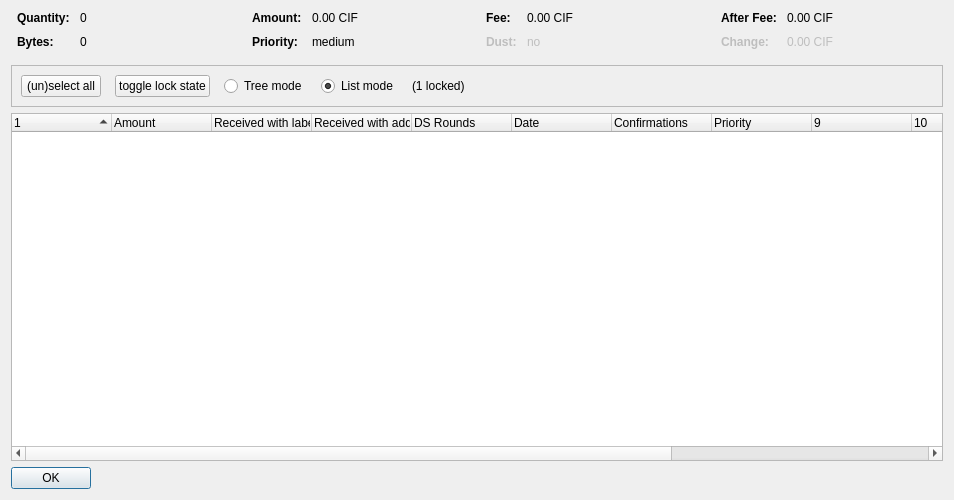
<?xml version="1.0" encoding="UTF-8"?>
<ui version="4.0">
 <class>CoinControlDialog</class>
 <widget class="QDialog" name="CoinControlDialog">
  <property name="geometry">
   <rect>
    <x>0</x>
    <y>0</y>
    <width>954</width>
    <height>500</height>
   </rect>
  </property>
  <property name="windowTitle">
   <string>Coin Selection</string>
  </property>
  <layout class="QVBoxLayout" name="verticalLayout">
   <item>
    <layout class="QHBoxLayout" name="horizontalLayoutTop" stretch="0,0,0,0">
     <property name="topMargin">
      <number>0</number>
     </property>
     <property name="bottomMargin">
      <number>10</number>
     </property>
     <item>
      <layout class="QFormLayout" name="formLayoutCoinControl1">
       <property name="horizontalSpacing">
        <number>10</number>
       </property>
       <property name="verticalSpacing">
        <number>10</number>
       </property>
       <property name="leftMargin">
        <number>6</number>
       </property>
       <property name="rightMargin">
        <number>6</number>
       </property>
       <item row="0" column="0">
        <widget class="QLabel" name="labelCoinControlQuantityText">
         <property name="font">
          <font>
           <weight>75</weight>
           <bold>true</bold>
          </font>
         </property>
         <property name="text">
          <string>Quantity:</string>
         </property>
        </widget>
       </item>
       <item row="0" column="1">
        <widget class="QLabel" name="labelCoinControlQuantity">
         <property name="cursor">
          <cursorShape>IBeamCursor</cursorShape>
         </property>
         <property name="contextMenuPolicy">
          <enum>Qt::ActionsContextMenu</enum>
         </property>
         <property name="text">
          <string notr="true">0</string>
         </property>
         <property name="textInteractionFlags">
          <set>Qt::LinksAccessibleByMouse|Qt::TextSelectableByKeyboard|Qt::TextSelectableByMouse</set>
         </property>
        </widget>
       </item>
       <item row="1" column="0">
        <widget class="QLabel" name="labelCoinControlBytesText">
         <property name="font">
          <font>
           <weight>75</weight>
           <bold>true</bold>
          </font>
         </property>
         <property name="text">
          <string>Bytes:</string>
         </property>
        </widget>
       </item>
       <item row="1" column="1">
        <widget class="QLabel" name="labelCoinControlBytes">
         <property name="cursor">
          <cursorShape>IBeamCursor</cursorShape>
         </property>
         <property name="contextMenuPolicy">
          <enum>Qt::ActionsContextMenu</enum>
         </property>
         <property name="text">
          <string notr="true">0</string>
         </property>
         <property name="textInteractionFlags">
          <set>Qt::LinksAccessibleByMouse|Qt::TextSelectableByKeyboard|Qt::TextSelectableByMouse</set>
         </property>
        </widget>
       </item>
      </layout>
     </item>
     <item>
      <layout class="QFormLayout" name="formLayoutCoinControl2">
       <property name="horizontalSpacing">
        <number>10</number>
       </property>
       <property name="verticalSpacing">
        <number>10</number>
       </property>
       <property name="leftMargin">
        <number>6</number>
       </property>
       <property name="rightMargin">
        <number>6</number>
       </property>
       <item row="0" column="0">
        <widget class="QLabel" name="labelCoinControlAmountText">
         <property name="font">
          <font>
           <weight>75</weight>
           <bold>true</bold>
          </font>
         </property>
         <property name="text">
          <string>Amount:</string>
         </property>
        </widget>
       </item>
       <item row="0" column="1">
        <widget class="QLabel" name="labelCoinControlAmount">
         <property name="cursor">
          <cursorShape>IBeamCursor</cursorShape>
         </property>
         <property name="contextMenuPolicy">
          <enum>Qt::ActionsContextMenu</enum>
         </property>
         <property name="text">
          <string notr="true">0.00 CIF</string>
         </property>
         <property name="textInteractionFlags">
          <set>Qt::LinksAccessibleByMouse|Qt::TextSelectableByKeyboard|Qt::TextSelectableByMouse</set>
         </property>
        </widget>
       </item>
       <item row="1" column="0">
        <widget class="QLabel" name="labelCoinControlPriorityText">
         <property name="font">
          <font>
           <weight>75</weight>
           <bold>true</bold>
          </font>
         </property>
         <property name="text">
          <string>Priority:</string>
         </property>
        </widget>
       </item>
       <item row="1" column="1">
        <widget class="QLabel" name="labelCoinControlPriority">
         <property name="cursor">
          <cursorShape>IBeamCursor</cursorShape>
         </property>
         <property name="contextMenuPolicy">
          <enum>Qt::ActionsContextMenu</enum>
         </property>
         <property name="text">
          <string>medium</string>
         </property>
         <property name="textInteractionFlags">
          <set>Qt::LinksAccessibleByMouse|Qt::TextSelectableByKeyboard|Qt::TextSelectableByMouse</set>
         </property>
        </widget>
       </item>
      </layout>
     </item>
     <item>
      <layout class="QFormLayout" name="formLayoutCoinControl3">
       <property name="horizontalSpacing">
        <number>10</number>
       </property>
       <property name="verticalSpacing">
        <number>10</number>
       </property>
       <property name="leftMargin">
        <number>6</number>
       </property>
       <property name="rightMargin">
        <number>6</number>
       </property>
       <item row="0" column="0">
        <widget class="QLabel" name="labelCoinControlFeeText">
         <property name="font">
          <font>
           <weight>75</weight>
           <bold>true</bold>
          </font>
         </property>
         <property name="text">
          <string>Fee:</string>
         </property>
        </widget>
       </item>
       <item row="0" column="1">
        <widget class="QLabel" name="labelCoinControlFee">
         <property name="cursor">
          <cursorShape>IBeamCursor</cursorShape>
         </property>
         <property name="contextMenuPolicy">
          <enum>Qt::ActionsContextMenu</enum>
         </property>
         <property name="text">
          <string notr="true">0.00 CIF</string>
         </property>
         <property name="textInteractionFlags">
          <set>Qt::LinksAccessibleByMouse|Qt::TextSelectableByKeyboard|Qt::TextSelectableByMouse</set>
         </property>
        </widget>
       </item>
       <item row="1" column="0">
        <widget class="QLabel" name="labelCoinControlLowOutputText">
         <property name="enabled">
          <bool>false</bool>
         </property>
         <property name="font">
          <font>
           <weight>75</weight>
           <bold>true</bold>
          </font>
         </property>
         <property name="text">
          <string>Dust:</string>
         </property>
        </widget>
       </item>
       <item row="1" column="1">
        <widget class="QLabel" name="labelCoinControlLowOutput">
         <property name="enabled">
          <bool>false</bool>
         </property>
         <property name="cursor">
          <cursorShape>IBeamCursor</cursorShape>
         </property>
         <property name="contextMenuPolicy">
          <enum>Qt::ActionsContextMenu</enum>
         </property>
         <property name="text">
          <string>no</string>
         </property>
         <property name="textInteractionFlags">
          <set>Qt::LinksAccessibleByMouse|Qt::TextSelectableByKeyboard|Qt::TextSelectableByMouse</set>
         </property>
        </widget>
       </item>
      </layout>
     </item>
     <item>
      <layout class="QFormLayout" name="formLayoutCoinControl4">
       <property name="horizontalSpacing">
        <number>10</number>
       </property>
       <property name="verticalSpacing">
        <number>10</number>
       </property>
       <property name="leftMargin">
        <number>6</number>
       </property>
       <property name="rightMargin">
        <number>6</number>
       </property>
       <item row="0" column="0">
        <widget class="QLabel" name="labelCoinControlAfterFeeText">
         <property name="font">
          <font>
           <weight>75</weight>
           <bold>true</bold>
          </font>
         </property>
         <property name="text">
          <string>After Fee:</string>
         </property>
        </widget>
       </item>
       <item row="0" column="1">
        <widget class="QLabel" name="labelCoinControlAfterFee">
         <property name="cursor">
          <cursorShape>IBeamCursor</cursorShape>
         </property>
         <property name="contextMenuPolicy">
          <enum>Qt::ActionsContextMenu</enum>
         </property>
         <property name="text">
          <string notr="true">0.00 CIF</string>
         </property>
         <property name="textInteractionFlags">
          <set>Qt::LinksAccessibleByMouse|Qt::TextSelectableByKeyboard|Qt::TextSelectableByMouse</set>
         </property>
        </widget>
       </item>
       <item row="1" column="0">
        <widget class="QLabel" name="labelCoinControlChangeText">
         <property name="enabled">
          <bool>false</bool>
         </property>
         <property name="font">
          <font>
           <weight>75</weight>
           <bold>true</bold>
          </font>
         </property>
         <property name="text">
          <string>Change:</string>
         </property>
        </widget>
       </item>
       <item row="1" column="1">
        <widget class="QLabel" name="labelCoinControlChange">
         <property name="enabled">
          <bool>false</bool>
         </property>
         <property name="cursor">
          <cursorShape>IBeamCursor</cursorShape>
         </property>
         <property name="contextMenuPolicy">
          <enum>Qt::ActionsContextMenu</enum>
         </property>
         <property name="text">
          <string notr="true">0.00 CIF</string>
         </property>
         <property name="textInteractionFlags">
          <set>Qt::LinksAccessibleByMouse|Qt::TextSelectableByKeyboard|Qt::TextSelectableByMouse</set>
         </property>
        </widget>
       </item>
      </layout>
     </item>
    </layout>
   </item>
   <item>
    <widget class="QFrame" name="frame">
     <property name="minimumSize">
      <size>
       <width>0</width>
       <height>40</height>
      </size>
     </property>
     <property name="frameShape">
      <enum>QFrame::StyledPanel</enum>
     </property>
     <property name="frameShadow">
      <enum>QFrame::Sunken</enum>
     </property>
     <layout class="QHBoxLayout" name="horizontalLayout">
      <item>
       <layout class="QHBoxLayout" name="horizontalLayoutPanel" stretch="0,0,0,0,0,0">
        <property name="spacing">
         <number>14</number>
        </property>
        <item>
         <widget class="QPushButton" name="pushButtonSelectAll">
          <property name="sizePolicy">
           <sizepolicy hsizetype="Maximum" vsizetype="Fixed">
            <horstretch>0</horstretch>
            <verstretch>0</verstretch>
           </sizepolicy>
          </property>
          <property name="text">
           <string>(un)select all</string>
          </property>
          <property name="autoDefault">
           <bool>false</bool>
          </property>
         </widget>
        </item>
        <item>
         <widget class="QPushButton" name="pushButtonToggleLock">
          <property name="sizePolicy">
           <sizepolicy hsizetype="Maximum" vsizetype="Fixed">
            <horstretch>0</horstretch>
            <verstretch>0</verstretch>
           </sizepolicy>
          </property>
          <property name="text">
           <string>toggle lock state</string>
          </property>
          <property name="autoDefault">
           <bool>false</bool>
          </property>
         </widget>
        </item>
        <item>
         <widget class="QRadioButton" name="radioTreeMode">
          <property name="sizePolicy">
           <sizepolicy hsizetype="Maximum" vsizetype="Fixed">
            <horstretch>0</horstretch>
            <verstretch>0</verstretch>
           </sizepolicy>
          </property>
          <property name="text">
           <string>Tree mode</string>
          </property>
         </widget>
        </item>
        <item>
         <widget class="QRadioButton" name="radioListMode">
          <property name="sizePolicy">
           <sizepolicy hsizetype="Maximum" vsizetype="Fixed">
            <horstretch>0</horstretch>
            <verstretch>0</verstretch>
           </sizepolicy>
          </property>
          <property name="text">
           <string>List mode</string>
          </property>
          <property name="checked">
           <bool>true</bool>
          </property>
         </widget>
        </item>
        <item>
         <widget class="QLabel" name="labelLocked">
          <property name="text">
           <string>(1 locked)</string>
          </property>
         </widget>
        </item>
        <item>
         <spacer name="horizontalSpacer">
          <property name="orientation">
           <enum>Qt::Horizontal</enum>
          </property>
          <property name="sizeHint" stdset="0">
           <size>
            <width>40</width>
            <height>20</height>
           </size>
          </property>
         </spacer>
        </item>
       </layout>
      </item>
     </layout>
    </widget>
   </item>
   <item>
    <widget class="CoinControlTreeWidget" name="treeWidget">
     <property name="contextMenuPolicy">
      <enum>Qt::CustomContextMenu</enum>
     </property>
     <property name="sortingEnabled">
      <bool>false</bool>
     </property>
     <property name="columnCount">
      <number>13</number>
     </property>
     <attribute name="headerShowSortIndicator" stdset="0">
      <bool>true</bool>
     </attribute>
     <attribute name="headerStretchLastSection">
      <bool>false</bool>
     </attribute>
     <column>
      <property name="text">
       <string/>
      </property>
     </column>
     <column>
      <property name="text">
       <string>Amount</string>
      </property>
     </column>
     <column>
      <property name="text">
       <string>Received with label</string>
      </property>
     </column>
     <column>
      <property name="text">
       <string>Received with address</string>
      </property>
     </column>
     <column>
      <property name="text">
       <string>DS Rounds</string>
      </property>
     </column>
     <column>
      <property name="text">
       <string>Date</string>
      </property>
     </column>
     <column>
      <property name="text">
       <string>Confirmations</string>
      </property>
      <property name="toolTip">
       <string>Confirmed</string>
      </property>
     </column>
     <column>
      <property name="text">
       <string>Priority</string>
      </property>
     </column>
     <column>
      <property name="text">
       <string/>
      </property>
     </column>
     <column>
      <property name="text">
       <string/>
      </property>
     </column>
     <column>
      <property name="text">
       <string/>
      </property>
     </column>
     <column>
      <property name="text">
       <string/>
      </property>
     </column>
     <column>
      <property name="text">
       <string/>
      </property>
     </column>
    </widget>
   </item>
   <item>
    <widget class="QDialogButtonBox" name="buttonBox">
     <property name="sizePolicy">
      <sizepolicy hsizetype="Maximum" vsizetype="Fixed">
       <horstretch>0</horstretch>
       <verstretch>0</verstretch>
      </sizepolicy>
     </property>
     <property name="orientation">
      <enum>Qt::Horizontal</enum>
     </property>
     <property name="standardButtons">
      <set>QDialogButtonBox::Ok</set>
     </property>
    </widget>
   </item>
  </layout>
 </widget>
 <customwidgets>
  <customwidget>
   <class>CoinControlTreeWidget</class>
   <extends>QTreeWidget</extends>
   <header>coincontroltreewidget.h</header>
  </customwidget>
 </customwidgets>
 <resources/>
 <connections/>
</ui>
